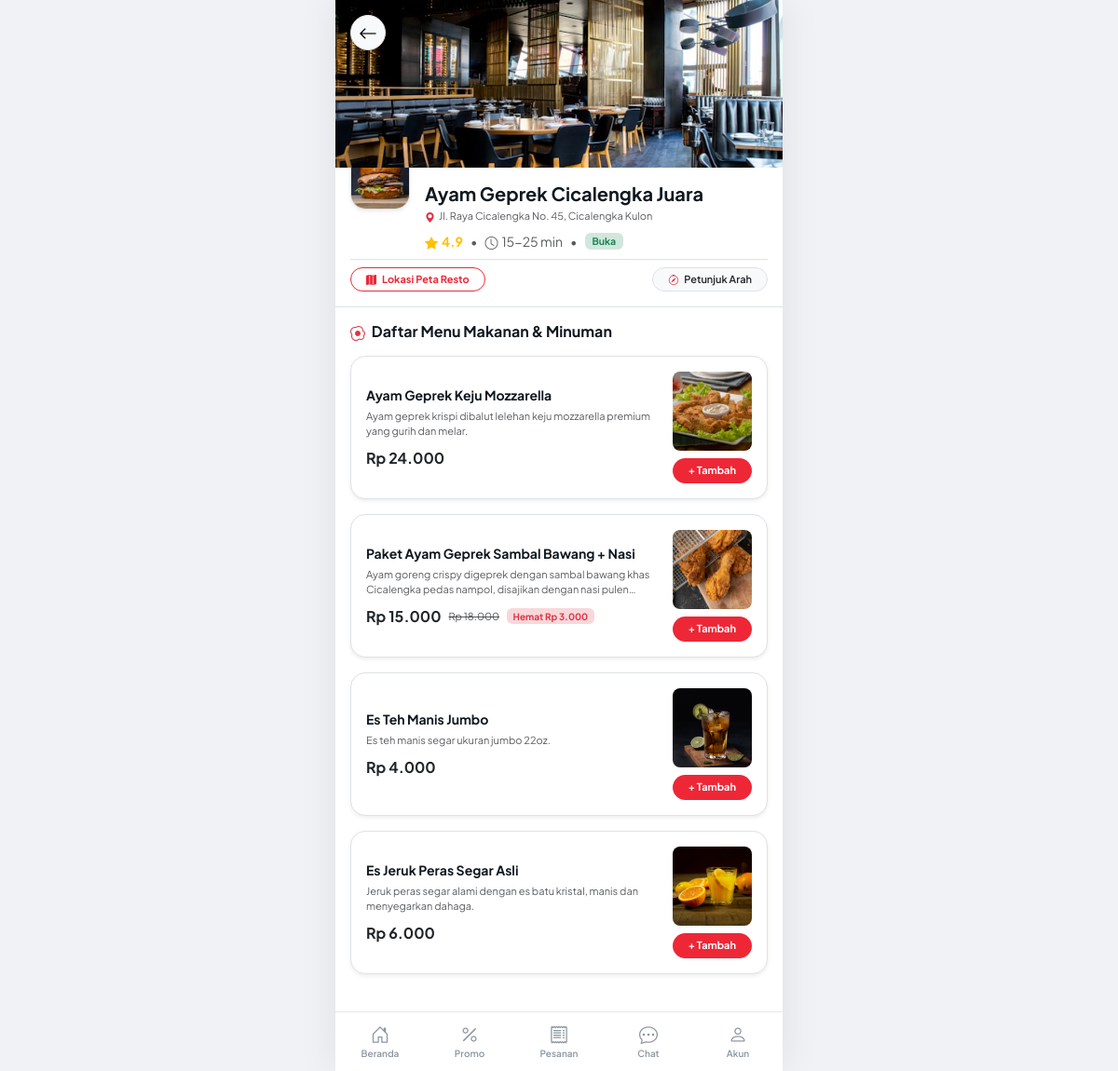
The page /public/stores/1 on the database its author committed.
### tables this page shows
CREATE TABLE `stores` (
  `id` bigint(20) unsigned NOT NULL AUTO_INCREMENT,
  `vendor_id` bigint(20) unsigned NOT NULL,
  `module_id` int(10) unsigned NOT NULL,
  `zone_id` int(10) unsigned NOT NULL,
  `name` varchar(150) NOT NULL,
  `phone` varchar(25) NOT NULL,
  `email` varchar(100) DEFAULT NULL,
  `logo` varchar(255) DEFAULT NULL,
  `cover_photo` varchar(255) DEFAULT NULL,
  `address` text NOT NULL,
  `latitude` decimal(10,8) NOT NULL,
  `longitude` decimal(11,8) NOT NULL,
  `minimum_order` decimal(12,2) NOT NULL DEFAULT 0.00,
  `delivery_time` varchar(30) NOT NULL DEFAULT '20-30 min',
  `delivery_fee` decimal(12,2) NOT NULL DEFAULT 5000.00,
  `tax_percent` decimal(5,2) NOT NULL DEFAULT 0.00,
  `is_open` tinyint(1) NOT NULL DEFAULT 1,
  `status` enum('pending','approved','suspended') NOT NULL DEFAULT 'approved',
  `rating` decimal(3,2) NOT NULL DEFAULT 5.00,
  `reviews_count` int(10) unsigned NOT NULL DEFAULT 0,
  `order_count` int(10) unsigned NOT NULL DEFAULT 0,
  `created_at` timestamp NOT NULL DEFAULT current_timestamp(),
  `updated_at` timestamp NOT NULL DEFAULT current_timestamp() ON UPDATE current_timestamp(),
  PRIMARY KEY (`id`),
  KEY `idx_vendor` (`vendor_id`),
  KEY `idx_module_zone` (`module_id`,`zone_id`),
  KEY `idx_open_status` (`is_open`,`status`),
  KEY `fk_store_zone` (`zone_id`),
  CONSTRAINT `fk_store_module` FOREIGN KEY (`module_id`) REFERENCES `modules` (`id`) ON DELETE CASCADE,
  CONSTRAINT `fk_store_vendor` FOREIGN KEY (`vendor_id`) REFERENCES `users` (`id`) ON DELETE CASCADE,
  CONSTRAINT `fk_store_zone` FOREIGN KEY (`zone_id`) REFERENCES `zones` (`id`) ON DELETE CASCADE
);

CREATE TABLE `products` (
  `id` bigint(20) unsigned NOT NULL AUTO_INCREMENT,
  `store_id` bigint(20) unsigned NOT NULL,
  `module_id` int(10) unsigned NOT NULL,
  `category_id` int(10) unsigned NOT NULL,
  `name` varchar(200) NOT NULL,
  `description` text DEFAULT NULL,
  `image` varchar(255) DEFAULT NULL,
  `price` decimal(12,2) NOT NULL DEFAULT 0.00,
  `discount` decimal(12,2) NOT NULL DEFAULT 0.00,
  `discount_type` enum('percent','amount') NOT NULL DEFAULT 'percent',
  `unit` varchar(20) NOT NULL DEFAULT 'pcs',
  `stock` int(11) NOT NULL DEFAULT 100,
  `is_veg` tinyint(1) NOT NULL DEFAULT 0,
  `is_recommended` tinyint(1) NOT NULL DEFAULT 0,
  `status` tinyint(1) NOT NULL DEFAULT 1,
  `order_count` int(10) unsigned NOT NULL DEFAULT 0,
  `rating` decimal(3,2) NOT NULL DEFAULT 5.00,
  `reviews_count` int(10) unsigned NOT NULL DEFAULT 0,
  `created_at` timestamp NOT NULL DEFAULT current_timestamp(),
  `updated_at` timestamp NOT NULL DEFAULT current_timestamp() ON UPDATE current_timestamp(),
  PRIMARY KEY (`id`),
  KEY `idx_product_store` (`store_id`),
  KEY `idx_product_cat` (`category_id`),
  KEY `idx_product_module` (`module_id`),
  KEY `idx_product_status` (`status`,`is_recommended`),
  CONSTRAINT `fk_product_category` FOREIGN KEY (`category_id`) REFERENCES `categories` (`id`) ON DELETE CASCADE,
  CONSTRAINT `fk_product_module` FOREIGN KEY (`module_id`) REFERENCES `modules` (`id`) ON DELETE CASCADE,
  CONSTRAINT `fk_product_store` FOREIGN KEY (`store_id`) REFERENCES `stores` (`id`) ON DELETE CASCADE
);

### views/customer/store.php (the view, shortened to what the rows shown need)
<div class="position-relative">
    <img src="<?= $baseUrl ?>/<?= htmlspecialchars($store['cover_photo'] ?? 'assets/images/stores/geprek_cover.jpg') ?>" alt="<?= htmlspecialchars($store['name']) ?>" style="width: 100%; height: 180px; object-fit: cover;">
    <div class="position-absolute top-0 start-0 p-3">
        <a href="<?= $baseUrl ?>" class="btn btn-light rounded-circle shadow-sm d-flex align-items-center justify-content-center" style="width: 38px; height: 38px; border: 1px solid var(--gojek-border);">
            <i class="bi bi-arrow-left fs-5"></i>
        </a>
    </div>
</div>
<div class="p-3 bg-white border-bottom">
    <div class="d-flex align-items-start gap-3 mb-2">
        <img src="<?= $baseUrl ?>/<?= htmlspecialchars($store['logo'] ?? 'assets/images/stores/geprek_logo.png') ?>" alt="Logo" class="rounded-4 border shadow-sm" style="width: 64px; height: 64px; object-fit: cover; margin-top: -35px; background: white;">
        <div class="flex-grow-1">
            <h5 class="fw-bold mb-1" style="color: var(--gojek-charcoal);"><?= htmlspecialchars($store['name']) ?></h5>
            <div class="text-muted small mb-2" style="font-size: 11px;"><i class="bi bi-geo-alt-fill text-danger me-1"></i><?= htmlspecialchars($store['address']) ?></div>
            <div class="d-flex align-items-center gap-2 small">
                <span class="text-warning fw-bold"><i class="bi bi-star-fill me-1"></i><?= number_format($store['rating'] ?? 5.0, 1) ?></span>
                <span class="text-muted">•</span>
                <span class="text-muted"><i class="bi bi-clock me-1"></i><?= htmlspecialchars($store['delivery_time'] ?? '20-30 mnt') ?></span>
                <span class="text-muted">•</span>
                <?php if ($store['is_open']): ?>
                    <span class="badge bg-success-subtle text-success fw-bold px-2 py-1">Buka</span>
                <?php else: ?>
                    <span class="badge bg-danger-subtle text-danger fw-bold px-2 py-1">Tutup</span>
                <?php endif; ?>
            </div>
        </div>
    </div>
    <div class="d-flex align-items-center justify-content-between pt-2 border-top">
        <button class="btn btn-outline-danger btn-sm rounded-pill px-3 py-1 fw-bold" style="font-size: 11px; border-color: #EE2737; color: #EE2737;" type="button" data-bs-toggle="collapse" data-bs-target="#storeMapCollapse" aria-expanded="false">
            <i class="bi bi-map-fill me-1"></i> Lokasi Peta Resto
        </button>
        <a href="https://www.google.com/maps/dir/?api=1&destination=<?= (float)($store['latitude'] ?? -6.9835) ?>,<?= (float)($store['longitude'] ?? 107.8335) ?>" target="_blank" class="btn btn-light btn-sm text-dark rounded-pill px-3 py-1 fw-semibold border" style="font-size: 11px;">
            <i class="bi bi-compass text-danger me-1"></i> Petunjuk Arah
        </a>
    </div>
</div>
<div class="p-3">
    <h6 class="fw-bold mb-3" style="color: var(--gojek-charcoal);"><i class="bi bi-egg-fried me-1 text-danger"></i> Daftar Menu Makanan & Minuman</h6>
    <?php if (empty($products)): ?>
        <div class="text-center py-4 text-muted small">Belum ada menu yang ditampilkan.</div>
    <?php else: ?>
        <div class="d-flex flex-column gap-3">
            <?php foreach ($products as $prod): ?>
                <div class="p-3 bg-white rounded-4 border shadow-sm d-flex align-items-center justify-content-between gap-3">
                    <div class="flex-grow-1">
                        <div class="fw-bold mb-1" style="color: var(--gojek-charcoal); font-size: 14px;"><?= htmlspecialchars($prod['name']) ?></div>
                        <div class="text-muted small mb-2" style="display: -webkit-box; -webkit-line-clamp: 2; -webkit-box-orient: vertical; overflow: hidden; font-size: 11px;">
                            <?= htmlspecialchars($prod['description']) ?>
                        </div>
                        <div class="d-flex align-items-center gap-2">
                            <span class="fw-bold text-dark fs-6"><?= format_rupiah($prod['final_price']) ?></span>
                            <?php if ((float)$prod['discount'] > 0): ?>
                                <span class="text-muted text-decoration-line-through small" style="font-size: 11px;"><?= format_rupiah($prod['price']) ?></span>
                                <span class="badge bg-danger-subtle text-danger fw-bold" style="font-size: 10px;">Hemat <?= $prod['discount_type'] === 'percent' ? (int)$prod['discount'] . '%' : format_rupiah($prod['discount']) ?></span>
                            <?php endif; ?>
                        </div>
                    </div>
                    <div class="position-relative flex-shrink-0 text-center">
                        <img src="<?= $baseUrl ?>/<?= htmlspecialchars($prod['image'] ?? 'assets/images/products/default.jpg') ?>" alt="<?= htmlspecialchars($prod['name']) ?>" class="rounded-3" style="width: 85px; height: 85px; object-fit: cover;">
                        <div class="mt-2">
                            <?php if ($store['is_open']): ?>
                                <button type="button" onclick="addToCart(<?= $prod['id'] ?>, 1)" class="btn btn-sm text-white fw-bold px-3 rounded-pill shadow-xs" style="background:#EE2737; font-size: 11px;">
                                    + Tambah
                                </button>
                            <?php else: ?>
                                <button type="button" class="btn btn-sm btn-secondary disabled px-3 rounded-pill" style="font-size: 11px;">
                                    Tutup
                                </button>
                            <?php endif; ?>
                        </div>
                    </div>
                </div>
            <?php endforeach; ?>
        </div>
    <?php endif; ?>
</div>

### rows shown on the page
stores: cover_photo (picture), logo (picture), name "Ayam Geprek Cicalengka Juara", address "Jl. Raya Cicalengka No. 45, Cicalengka Kulon", rating "4.9", delivery_time "15-25 min"
products: name "Ayam Geprek Keju Mozzarella", description "Ayam geprek krispi dibalut lelehan keju mozzarella premium yang gurih dan melar.", final_price "Rp 24.000", image (picture)
products: name "Paket Ayam Geprek Sambal Bawang + Nasi", description "Ayam goreng crispy digeprek dengan sambal bawang khas Cicalengka pedas nampol, disajikan dengan nasi…", final_price "Rp 15.000", price "Rp 18.000", discount "Rp 3.000", image (picture)
products: name "Es Teh Manis Jumbo", description "Es teh manis segar ukuran jumbo 22oz.", final_price "Rp 4.000", image (picture)
products: name "Es Jeruk Peras Segar Asli", description "Jeruk peras segar alami dengan es batu kristal, manis dan menyegarkan dahaga.", final_price "Rp 6.000", image (picture)
